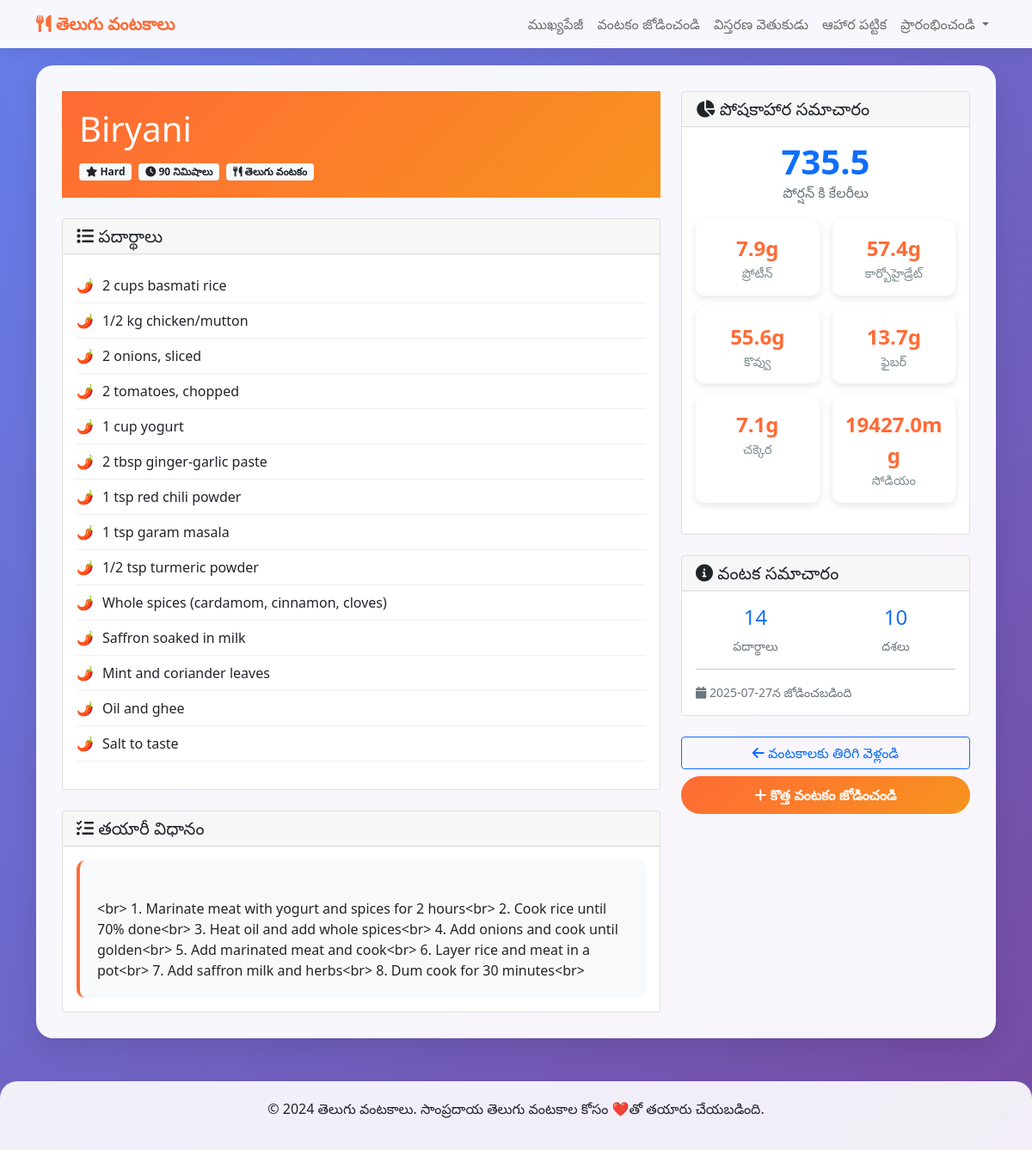
The page /recipe/10 on the database its author committed.
### tables this page shows
CREATE TABLE recipes (
                id INTEGER PRIMARY KEY AUTOINCREMENT,
                name TEXT NOT NULL,
                ingredients TEXT NOT NULL,
                instructions TEXT NOT NULL,
                cooking_time INTEGER,
                difficulty TEXT,
                category TEXT DEFAULT 'main_course',
                cuisine_type TEXT DEFAULT 'Telugu',
                tags TEXT DEFAULT '[]',
                created_at TIMESTAMP DEFAULT CURRENT_TIMESTAMP,
                updated_at TIMESTAMP DEFAULT CURRENT_TIMESTAMP
            );

CREATE TABLE nutrition (
                id INTEGER PRIMARY KEY AUTOINCREMENT,
                recipe_id INTEGER,
                calories REAL,
                protein REAL,
                carbs REAL,
                fat REAL,
                fiber REAL,
                sugar REAL,
                sodium REAL,
                nutrition_data TEXT,
                created_at TIMESTAMP DEFAULT CURRENT_TIMESTAMP,
                FOREIGN KEY (recipe_id) REFERENCES recipes (id)
            );

### app.py (the view)
@app.route('/recipe/<int:recipe_id>')
def recipe_detail(recipe_id):
    recipes = db.get_all_recipes()
    recipe = next((r for r in recipes if r['id'] == recipe_id), None)
    if recipe:
        return render_template('recipe_detail.html', recipe=recipe)
    return redirect(url_for('index'))

### templates/recipe_detail.html (shortened to what this page needs)
{% extends "base.html" %}
{% block content %}
<div class="main-container">
    <div class="row">
        <div class="col-lg-8">
            <div class="recipe-header mb-4">
                <h1 class="mb-3">{{ recipe.name }}</h1>
                <div class="d-flex flex-wrap gap-2">
                    {% if recipe.difficulty %}
                    <span class="badge bg-light text-dark">
                        <i class="fas fa-star"></i> {{ recipe.difficulty }}
                    </span>
                    {% endif %}
                    {% if recipe.cooking_time %}
                    <span class="badge bg-light text-dark">
                        <i class="fas fa-clock"></i> {{ recipe.cooking_time }} నిమిషాలు
                    </span>
                    {% endif %}
                    <span class="badge bg-light text-dark">
                        <i class="fas fa-utensils"></i> తెలుగు వంటకం
                    </span>
                </div>
            </div>
            <div class="card mb-4">
                <div class="card-header">
                    <h5 class="mb-0">
                        <i class="fas fa-list"></i> పదార్థాలు
                    </h5>
                </div>
                <div class="card-body">
                    <ul class="ingredients-list">
                        {% for ingredient in recipe.ingredients %}
                        <li>{{ ingredient }}</li>
                        {% endfor %}
                    </ul>
                </div>
            </div>
            <div class="card">
                <div class="card-header">
                    <h5 class="mb-0">
                        <i class="fas fa-tasks"></i> తయారీ విధానం
                    </h5>
                </div>
                <div class="card-body">
                    <div class="instructions">
                        {{ recipe.instructions|safe|replace('\n', '<br>') }}
                    </div>
                </div>
            </div>
        </div>
        <div class="col-lg-4">
            {% if recipe.nutrition and recipe.nutrition.calories %}
            <div class="card mb-4">
                <div class="card-header">
                    <h5 class="mb-0">
                        <i class="fas fa-chart-pie"></i> పోషకాహార సమాచారం
                    </h5>
                </div>
                <div class="card-body">
                    <div class="text-center mb-3">
                        <div class="display-6 fw-bold text-primary">{{ recipe.nutrition.calories|round(1) }}</div>
                        <div class="text-muted">పోర్షన్ కి కేలరీలు</div>
                    </div>
                    <div class="stats-grid">
                        <div class="stat-item">
                            <div class="stat-value">{{ recipe.nutrition.protein|round(1) }}g</div>
                            <div class="stat-label">ప్రోటీన్</div>
                        </div>
                        <div class="stat-item">
                            <div class="stat-value">{{ recipe.nutrition.carbs|round(1) }}g</div>
                            <div class="stat-label">కార్బోహైడ్రేట్</div>
                        </div>
                        <div class="stat-item">
                            <div class="stat-value">{{ recipe.nutrition.fat|round(1) }}g</div>
                            <div class="stat-label">కొవ్వు</div>
                        </div>
                        <div class="stat-item">
                            <div class="stat-value">{{ recipe.nutrition.fiber|round(1) }}g</div>
                            <div class="stat-label">ఫైబర్</div>
                        </div>
                        <div class="stat-item">
                            <div class="stat-value">{{ recipe.nutrition.sugar|round(1) }}g</div>
                            <div class="stat-label">చక్కెర</div>
                        </div>
                        <div class="stat-item">
                            <div class="stat-value">{{ recipe.nutrition.sodium|round(1) }}mg</div>
                            <div class="stat-label">సోడియం</div>
                        </div>
                    </div>
                </div>
            </div>
            {% endif %}
            <div class="card">
                <div class="card-header">
                    <h5 class="mb-0">
                        <i class="fas fa-info-circle"></i> వంటక సమాచారం
                    </h5>
                </div>
                <div class="card-body">
                    <div class="row">
                        <div class="col-6">
                            <div class="text-center">
                                <div class="h4 text-primary">{{ recipe.ingredients|length }}</div>
                                <div class="text-muted small">పదార్థాలు</div>
                            </div>
                        </div>
                        <div class="col-6">
                            <div class="text-center">
                                <div class="h4 text-primary">{{ recipe.instructions.split('\n')|length }}</div>
                                <div class="text-muted small">దశలు</div>
                            </div>
                        </div>
                    </div>
                    {% if recipe.created_at %}
                    <hr>
                    <div class="text-muted small">
                        <i class="fas fa-calendar"></i> {{ recipe.created_at.split(' ')[0] }}న జోడించబడింది
                    </div>
                    {% endif %}
                </div>
            </div>
            <div class="mt-4">
                <a href="{{ url_for('index') }}" class="btn btn-outline-primary w-100 mb-2">
                    <i class="fas fa-arrow-left"></i> వంటకాలకు తిరిగి వెళ్లండి
                </a>
                <a href="{{ url_for('add_recipe') }}" class="btn btn-primary w-100">
                    <i class="fas fa-plus"></i> కొత్త వంటకం జోడించండి
                </a>
            </div>
        </div>
    </div>
</div>
{% endblock %}

### templates/base.html (style rules this page uses)
:root { --primary-color: #ff6b35; --secondary-color: #f7931e; --accent-color: #ffd23f; --text-dark: #2c3e50; --text-light: #7f8c8d; --bg-light: #f8f9fa; }
body { font-family: 'Segoe UI', Tahoma, Geneva, Verdana, sans-serif; background: linear-gradient(135deg, #667eea 0%, #764ba2 100%); min-height: 100vh; }
.main-container { background: rgba(255, 255, 255, 0.95); border-radius: 20px; box-shadow: 0 10px 30px rgba(0,0,0,0.1); margin: 20px auto; padding: 30px; backdrop-filter: blur(10px); }
.recipe-header { background: linear-gradient(135deg, var(--primary-color), var(--secondary-color)); color: white; padding: 20px; }
.btn-primary { background: linear-gradient(135deg, var(--primary-color), var(--secondary-color)); border: none; border-radius: 25px; padding: 10px 25px; font-weight: bold; }
.stats-grid { display: grid; grid-template-columns: repeat(auto-fit, minmax(120px, 1fr)); gap: 15px; margin: 20px 0; }
.stat-item { background: white; padding: 15px; border-radius: 10px; text-align: center; box-shadow: 0 3px 10px rgba(0,0,0,0.1); }
.stat-value { font-size: 1.5em; font-weight: bold; color: var(--primary-color); }
.stat-label { font-size: 0.9em; color: var(--text-light); }
.ingredients-list { list-style: none; padding: 0; }
.ingredients-list li { padding: 8px 0; border-bottom: 1px solid #eee; }
.ingredients-list li:before { content: "🌶️"; margin-right: 10px; }
.instructions { background: #f8f9fa; padding: 20px; border-radius: 10px; border-left: 4px solid var(--primary-color); }

### rows shown on the page
recipes: name "Biryani", difficulty "Hard", cooking_time "90", instructions "<br> 1. Marinate meat with yogurt and spices for 2 hours<br> 2. Cook rice until 70% done<br> 3. Heat oil and add whole spices<br> 4. Add onions and cook until golden<br> 5. Add marinated meat and cook<br> 6. Layer rice and meat in a pot<br> 7. Add saffron milk and herbs<br> 8. Dum cook for 30 minutes<br>", created_at "2025-07-27"
nutrition: nutrition.calories "735.5", nutrition.protein "7.9", nutrition.carbs "57.4", nutrition.fat "55.6", nutrition.fiber "13.7", nutrition.sugar "7.1", nutrition.sodium "19427.0"

### other values the page prints
{{ ingredient }} "2 cups basmati rice" "1/2 kg chicken/mutton" "2 onions, sliced" "2 tomatoes, chopped" "1 cup yogurt" "2 tbsp ginger-garlic paste" "1 tsp red chili powder" "1 tsp garam masala" "1/2 tsp turmeric powder" "Whole spices (cardamom, cinnamon, cloves)" "Saffron soaked in milk" "Mint and coriander leaves" "Oil and ghee" "Salt to taste"
{{ recipe.ingredients|length }} "14"
{{ recipe.instructions.split('\n')|length }} "10"
